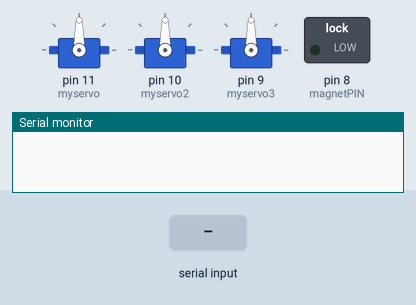
This sketch was run on a simulated Arduino Uno, built with avr-gcc and run on an emulated ATmega328P. Shown: 3 × servo, switched loads named in the sketch (green lamp = pin HIGH), the last lines printed to the serial monitor. The test bench sets the inputs (shaded band).

Above: at 1.2 s.
1.3 s: "<90 45>" received over Serial
At 2.5 s:
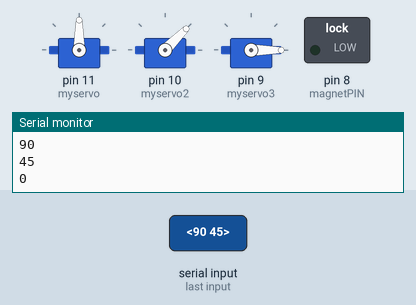
2.8 s: "<30 150>" received over Serial
At 3.8 s:
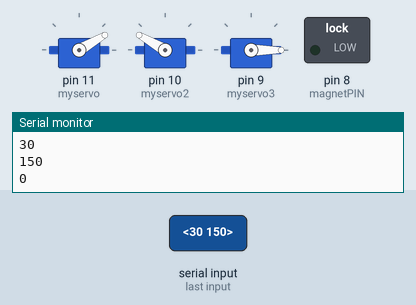
4.3 s: "<3>" received over Serial
At 4.8 s:
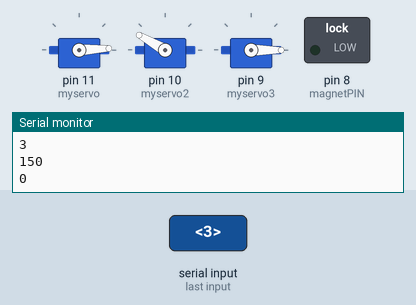
5.8 s: "<200>" received over Serial
At 7.0 s:
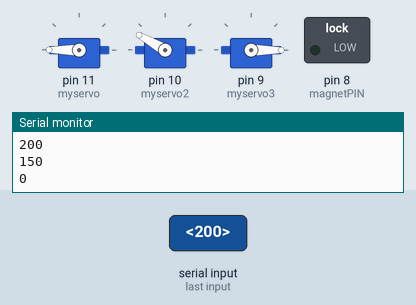
7.3 s: "<M90>" received over Serial
At 8.2 s:
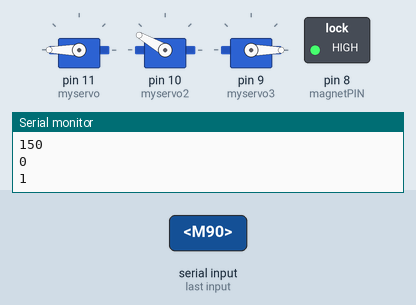
8.8 s: "<5>" received over Serial
At 9.4 s:
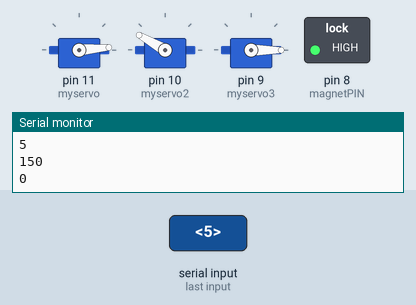
Timing chart, 0 to 11.3 s (numbered marks = the images above; inputs shaded):
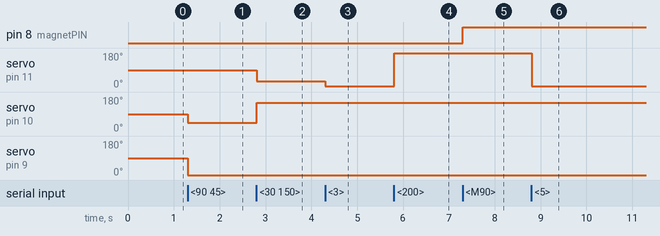

The sketch:

sketch_oct31a.ino
```cpp
#include <Servo.h>
//declaring servos and other values
Servo myservo;
Servo myservo2;
Servo myservo3;

int magnetPIN = 8;
bool magnetState = false;
bool moveMotors = false;
//declaring the array for the serial inputs from Visual Studio
int incomingCommands[3];

void setup()
  {
    //set baud rate
    Serial.begin(9600);
    //attaching the servo values to their respective pins
    myservo.attach(11, 500, 2500);
    myservo2.attach(10, 500, 2500);
    myservo3.attach(9, 500, 2500);
    //giving the servos and output
    pinMode(11, OUTPUT);
    pinMode(10, OUTPUT);
    pinMode(9, OUTPUT);
    pinMode(8, OUTPUT);
  }

void loop()
{
  // put your main code here, to run repeatedly:
   //ensures values are greater than 0
  if(Serial.available() > 0)
  {
    //this if statement is to make sure only values it considers are ones I send, so the array must start with the <, this prevents garabage values
    if(Serial.read() == '<'){
      readSerialBytes();
      //if array values are parsed, send the values to the servo motors
      if(moveMotors){
        Serial.println(incomingCommands[0]);
        Serial.println(incomingCommands[1]);
        Serial.println(incomingCommands[2]);

        myservo.write(incomingCommands[0]);
        //delay(1000);
        myservo2.write(incomingCommands[1]);
        //delay(1000);
        myservo3.write(incomingCommands[2]);
        //delay(1000);
      }
    }
  }

}

void readSerialBytes()
{
  //parsing values
  int parsedValue;
  int ArrayIndex = 0;
  char readByte;
  bool firstChar = true;
  do{
    if(Serial.available() > 0){
      readByte = Serial.read();
      //makes sure the values are integers using ASCII
      //this will only work if the values comes in in this form: <x y z>
      if(readByte > 47 && readByte < 58)
      {
        if(firstChar)
        {
          incomingCommands[ArrayIndex] = 0;
          firstChar = false;
        }
        //parsing values and setting bool value for when the servos need to be written to
        parsedValue = readByte - '0';

        incomingCommands[ArrayIndex] = incomingCommands[ArrayIndex]*10 + parsedValue;
        moveMotors = true;
      }
      //if there's a space, the value remains the same
      else if(readByte == ' ')
      {
        if(++ArrayIndex == 3)
        {
          readByte = '>';
        }
        //resets firstChar to restart the process
        firstChar = true;
      }
      //this turns the magnet on and off when <M> is recieved
      else if(readByte == 'M')
      {
        magnetState = !magnetState;
        Serial.println(magnetState);
        digitalWrite(magnetPIN, magnetState);
        readByte = '>';
        moveMotors = false;
      }
    }
  }while(readByte != '>');
}
```

Measured:
- after the input at 1.3 s, servo on pin 10 (myservo2): 90° → 45° at once; servo on pin 9 (myservo3): 90° → 0° at once
- after the input at 2.8 s, servo on pin 11 (myservo): 90° → 30° at once; servo on pin 10 (myservo2): 45° → 150° at once
- after the input at 4.3 s, servo on pin 11 (myservo): 30° → 3° at once
- after the input at 5.8 s, servo on pin 11 (myservo): 3° → 180° at once
- after the input at 7.3 s, pin 8 (magnetPIN): LOW → HIGH at once
- after the input at 8.8 s, servo on pin 11 (myservo): 180° → 5° at once
